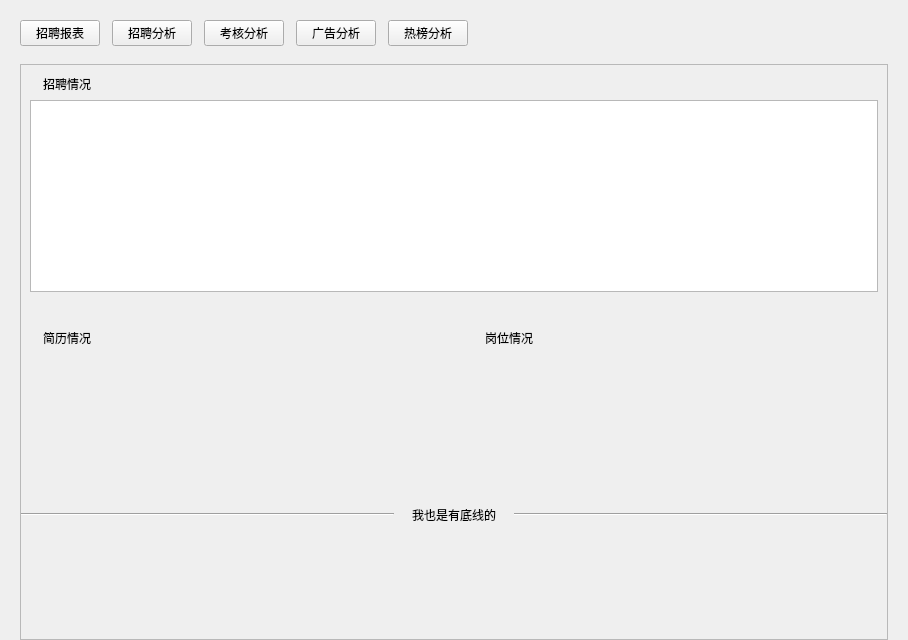
<?xml version="1.0" encoding="UTF-8"?>
<ui version="4.0">
 <class>WidgetStatistics</class>
 <widget class="QWidget" name="WidgetStatistics">
  <property name="geometry">
   <rect>
    <x>0</x>
    <y>0</y>
    <width>908</width>
    <height>640</height>
   </rect>
  </property>
  <property name="windowTitle">
   <string>Form</string>
  </property>
  <property name="windowOpacity">
   <double>1.000000000000000</double>
  </property>
  <property name="styleSheet">
   <string notr="true"/>
  </property>
  <layout class="QGridLayout" name="gridLayout_6">
   <property name="bottomMargin">
    <number>0</number>
   </property>
   <item row="0" column="0">
    <widget class="QWidget" name="widgetStatisticsBase" native="true">
     <property name="styleSheet">
      <string notr="true"/>
     </property>
     <layout class="QGridLayout" name="gridLayout_7">
      <property name="bottomMargin">
       <number>0</number>
      </property>
      <property name="spacing">
       <number>18</number>
      </property>
      <item row="0" column="0">
       <widget class="QWidget" name="widgetSelecter" native="true">
        <layout class="QGridLayout" name="gridLayout">
         <property name="leftMargin">
          <number>0</number>
         </property>
         <property name="topMargin">
          <number>0</number>
         </property>
         <property name="rightMargin">
          <number>0</number>
         </property>
         <property name="bottomMargin">
          <number>0</number>
         </property>
         <property name="horizontalSpacing">
          <number>12</number>
         </property>
         <property name="verticalSpacing">
          <number>0</number>
         </property>
         <item row="0" column="0">
          <widget class="QPushButton" name="btnNeedPeople">
           <property name="text">
            <string>招聘报表</string>
           </property>
           <property name="checkable">
            <bool>true</bool>
           </property>
           <property name="autoExclusive">
            <bool>true</bool>
           </property>
           <property name="MenuSelect" stdset="0">
            <bool>true</bool>
           </property>
          </widget>
         </item>
         <item row="0" column="1">
          <widget class="QPushButton" name="pushButton_2">
           <property name="text">
            <string>招聘分析</string>
           </property>
           <property name="checkable">
            <bool>true</bool>
           </property>
           <property name="autoExclusive">
            <bool>true</bool>
           </property>
           <property name="MenuSelect" stdset="0">
            <bool>true</bool>
           </property>
          </widget>
         </item>
         <item row="0" column="2">
          <widget class="QPushButton" name="pushButton_3">
           <property name="text">
            <string>考核分析</string>
           </property>
           <property name="checkable">
            <bool>true</bool>
           </property>
           <property name="autoExclusive">
            <bool>true</bool>
           </property>
           <property name="MenuSelect" stdset="0">
            <bool>true</bool>
           </property>
          </widget>
         </item>
         <item row="0" column="3">
          <widget class="QPushButton" name="pushButton_4">
           <property name="text">
            <string>广告分析</string>
           </property>
           <property name="checkable">
            <bool>true</bool>
           </property>
           <property name="autoExclusive">
            <bool>true</bool>
           </property>
           <property name="MenuSelect" stdset="0">
            <bool>true</bool>
           </property>
          </widget>
         </item>
         <item row="0" column="4">
          <widget class="QPushButton" name="pushButton_5">
           <property name="text">
            <string>热榜分析</string>
           </property>
           <property name="checkable">
            <bool>true</bool>
           </property>
           <property name="autoExclusive">
            <bool>true</bool>
           </property>
           <property name="MenuSelect" stdset="0">
            <bool>true</bool>
           </property>
          </widget>
         </item>
         <item row="0" column="5">
          <spacer name="horizontalSpacer">
           <property name="orientation">
            <enum>Qt::Horizontal</enum>
           </property>
           <property name="sizeHint" stdset="0">
            <size>
             <width>40</width>
             <height>20</height>
            </size>
           </property>
          </spacer>
         </item>
        </layout>
       </widget>
      </item>
      <item row="1" column="0">
       <widget class="QScrollArea" name="scrollArea">
        <property name="styleSheet">
         <string notr="true"/>
        </property>
        <property name="verticalScrollBarPolicy">
         <enum>Qt::ScrollBarAlwaysOff</enum>
        </property>
        <property name="horizontalScrollBarPolicy">
         <enum>Qt::ScrollBarAlwaysOff</enum>
        </property>
        <property name="widgetResizable">
         <bool>true</bool>
        </property>
        <widget class="QWidget" name="scrollAreaWidgetContents">
         <property name="geometry">
          <rect>
           <x>0</x>
           <y>0</y>
           <width>870</width>
           <height>578</height>
          </rect>
         </property>
         <property name="styleSheet">
          <string notr="true"/>
         </property>
         <layout class="QGridLayout" name="gridLayout_2">
          <property name="leftMargin">
           <number>0</number>
          </property>
          <property name="topMargin">
           <number>0</number>
          </property>
          <property name="rightMargin">
           <number>0</number>
          </property>
          <property name="bottomMargin">
           <number>0</number>
          </property>
          <property name="spacing">
           <number>18</number>
          </property>
          <item row="0" column="0" colspan="2">
           <widget class="QWidget" name="widgetRecruitBase" native="true">
            <property name="sizePolicy">
             <sizepolicy hsizetype="Preferred" vsizetype="Expanding">
              <horstretch>0</horstretch>
              <verstretch>0</verstretch>
             </sizepolicy>
            </property>
            <layout class="QGridLayout" name="gridLayout_3">
             <item row="0" column="0">
              <layout class="QHBoxLayout" name="horizontalLayout">
               <item>
                <widget class="QLabel" name="label_4">
                 <property name="styleSheet">
                  <string notr="true"/>
                 </property>
                 <property name="text">
                  <string/>
                 </property>
                 <property name="TitleIcon" stdset="0">
                  <bool>true</bool>
                 </property>
                </widget>
               </item>
               <item>
                <widget class="QLabel" name="label">
                 <property name="text">
                  <string>招聘情况</string>
                 </property>
                 <property name="TitleA" stdset="0">
                  <bool>true</bool>
                 </property>
                </widget>
               </item>
               <item>
                <spacer name="horizontalSpacer_2">
                 <property name="orientation">
                  <enum>Qt::Horizontal</enum>
                 </property>
                 <property name="sizeHint" stdset="0">
                  <size>
                   <width>40</width>
                   <height>20</height>
                  </size>
                 </property>
                </spacer>
               </item>
              </layout>
             </item>
             <item row="1" column="0">
              <widget class="QTableView" name="tvRecruitInfo">
               <property name="editTriggers">
                <set>QAbstractItemView::NoEditTriggers</set>
               </property>
               <property name="selectionBehavior">
                <enum>QAbstractItemView::SelectRows</enum>
               </property>
               <property name="showGrid">
                <bool>false</bool>
               </property>
               <property name="cornerButtonEnabled">
                <bool>false</bool>
               </property>
               <attribute name="horizontalHeaderVisible">
                <bool>true</bool>
               </attribute>
               <attribute name="horizontalHeaderCascadingSectionResizes">
                <bool>false</bool>
               </attribute>
               <attribute name="horizontalHeaderHighlightSections">
                <bool>false</bool>
               </attribute>
               <attribute name="horizontalHeaderShowSortIndicator" stdset="0">
                <bool>false</bool>
               </attribute>
               <attribute name="horizontalHeaderStretchLastSection">
                <bool>false</bool>
               </attribute>
              </widget>
             </item>
            </layout>
           </widget>
          </item>
          <item row="1" column="0">
           <widget class="QWidget" name="widgetResumeBase" native="true">
            <property name="sizePolicy">
             <sizepolicy hsizetype="Preferred" vsizetype="Expanding">
              <horstretch>0</horstretch>
              <verstretch>0</verstretch>
             </sizepolicy>
            </property>
            <layout class="QGridLayout" name="gridLayout_4">
             <item row="0" column="0">
              <layout class="QHBoxLayout" name="horizontalLayout_2">
               <item>
                <widget class="QLabel" name="label_5">
                 <property name="text">
                  <string/>
                 </property>
                 <property name="TitleIcon" stdset="0">
                  <bool>false</bool>
                 </property>
                </widget>
               </item>
               <item>
                <widget class="QLabel" name="label_2">
                 <property name="text">
                  <string>简历情况</string>
                 </property>
                 <property name="TitleA" stdset="0">
                  <bool>true</bool>
                 </property>
                </widget>
               </item>
               <item>
                <spacer name="horizontalSpacer_3">
                 <property name="orientation">
                  <enum>Qt::Horizontal</enum>
                 </property>
                 <property name="sizeHint" stdset="0">
                  <size>
                   <width>40</width>
                   <height>20</height>
                  </size>
                 </property>
                </spacer>
               </item>
              </layout>
             </item>
             <item row="1" column="0">
              <widget class="QWidget" name="widgetResumeContainer" native="true">
               <property name="sizePolicy">
                <sizepolicy hsizetype="Preferred" vsizetype="Expanding">
                 <horstretch>0</horstretch>
                 <verstretch>0</verstretch>
                </sizepolicy>
               </property>
              </widget>
             </item>
            </layout>
           </widget>
          </item>
          <item row="2" column="0" colspan="2">
           <layout class="QGridLayout" name="gridLayout_8">
            <property name="topMargin">
             <number>18</number>
            </property>
            <item row="0" column="2">
             <widget class="Line" name="line_2">
              <property name="styleSheet">
               <string notr="true"/>
              </property>
              <property name="orientation">
               <enum>Qt::Horizontal</enum>
              </property>
              <property name="BottomLine" stdset="0">
               <bool>true</bool>
              </property>
             </widget>
            </item>
            <item row="0" column="0">
             <widget class="Line" name="line">
              <property name="styleSheet">
               <string notr="true"/>
              </property>
              <property name="orientation">
               <enum>Qt::Horizontal</enum>
              </property>
              <property name="BottomLine" stdset="0">
               <bool>true</bool>
              </property>
             </widget>
            </item>
            <item row="0" column="1">
             <widget class="QLabel" name="label_7">
              <property name="sizePolicy">
               <sizepolicy hsizetype="Fixed" vsizetype="Preferred">
                <horstretch>0</horstretch>
                <verstretch>0</verstretch>
               </sizepolicy>
              </property>
              <property name="styleSheet">
               <string notr="true"/>
              </property>
              <property name="text">
               <string>我也是有底线的</string>
              </property>
              <property name="alignment">
               <set>Qt::AlignCenter</set>
              </property>
              <property name="BottomLabel" stdset="0">
               <bool>true</bool>
              </property>
             </widget>
            </item>
            <item row="1" column="0" colspan="3">
             <spacer name="verticalSpacer_2">
              <property name="orientation">
               <enum>Qt::Vertical</enum>
              </property>
              <property name="sizeHint" stdset="0">
               <size>
                <width>20</width>
                <height>40</height>
               </size>
              </property>
             </spacer>
            </item>
           </layout>
          </item>
          <item row="1" column="1">
           <widget class="QWidget" name="widgetPostBase" native="true">
            <property name="sizePolicy">
             <sizepolicy hsizetype="Preferred" vsizetype="Expanding">
              <horstretch>0</horstretch>
              <verstretch>0</verstretch>
             </sizepolicy>
            </property>
            <layout class="QGridLayout" name="gridLayout_5">
             <item row="0" column="0">
              <layout class="QHBoxLayout" name="horizontalLayout_3">
               <item>
                <widget class="QLabel" name="label_6">
                 <property name="text">
                  <string/>
                 </property>
                 <property name="TitleIcon" stdset="0">
                  <bool>true</bool>
                 </property>
                </widget>
               </item>
               <item>
                <widget class="QLabel" name="label_3">
                 <property name="text">
                  <string>岗位情况</string>
                 </property>
                 <property name="TitleA" stdset="0">
                  <bool>true</bool>
                 </property>
                </widget>
               </item>
               <item>
                <spacer name="horizontalSpacer_4">
                 <property name="orientation">
                  <enum>Qt::Horizontal</enum>
                 </property>
                 <property name="sizeHint" stdset="0">
                  <size>
                   <width>40</width>
                   <height>20</height>
                  </size>
                 </property>
                </spacer>
               </item>
              </layout>
             </item>
             <item row="1" column="0">
              <widget class="QWidget" name="widgetPostContainer" native="true">
               <property name="sizePolicy">
                <sizepolicy hsizetype="Preferred" vsizetype="Expanding">
                 <horstretch>0</horstretch>
                 <verstretch>0</verstretch>
                </sizepolicy>
               </property>
               <property name="styleSheet">
                <string notr="true"/>
               </property>
              </widget>
             </item>
            </layout>
           </widget>
          </item>
         </layout>
        </widget>
       </widget>
      </item>
     </layout>
    </widget>
   </item>
  </layout>
 </widget>
 <resources/>
 <connections/>
</ui>
